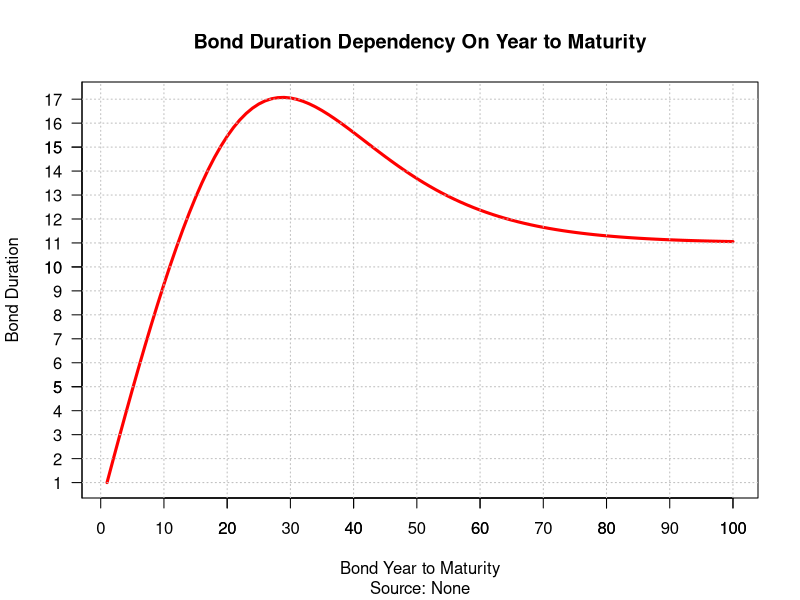

Source code (R):
# Function to show Duration dependency on Year to Maturity 
duration_plot <- function(P, C, r, f = 1, ytm = 100, D = NULL){
  
  for (y in seq(ytm,from = 1)){ P. <- P * (1 + C/f)/(1 + r/f)^(y*f) # Principle
    
    PV <- NULL # Variable to store PV
    payments <- NULL # Variable to store payments
    
    for (n in 1:(y * f - 1)){ PV <- cbind(PV, C * P / f / (1 + r / f) ^ n * f) 
    
      payments <- cbind(payments, n * PV[n]) } # Coupon PV
    
    # Duration
    D <- rbind(D,(sum(payments[seq(y*f-1)])+P.*y*f)/(P.+sum(PV[seq(y*f-1)])))}
  
  # Generate plot
  plot(x = seq(ytm, from = 1),
       y = D,
       type = "l",
       xlab = "Bond Year to Maturity",
       ylab = "Bond Duration",
       main = "Bond Duration Dependency On Year to Maturity",
       sub = "Source: None",
       col = "red",
       lwd = 3,
       las = 1)
  
  axis(side = 1, at=seq(10, 100, 10)) # Axes
  axis(side = 2, at=seq(0, 100, 1), las = 1)
  
  abline(v = seq(0, 100, 10), lty = 3, col = "grey") # lines 
  abline(h = seq(0, 100, 1), lty = 3, col = "grey")
}
# Test
duration_plot(1000, 0.01, 0.1)
